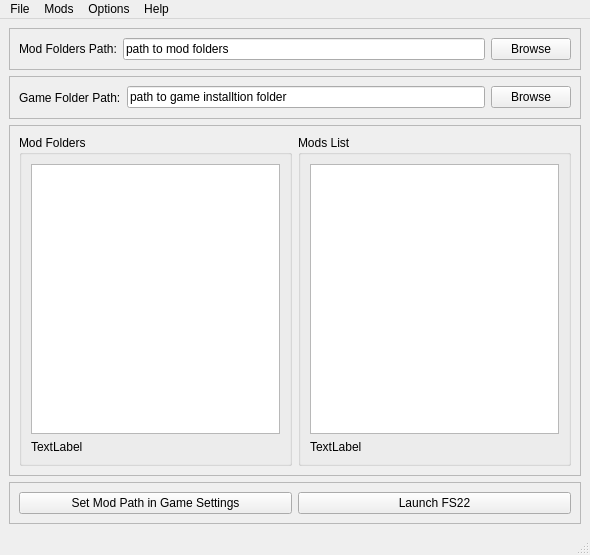
<?xml version="1.0" encoding="UTF-8"?>
<ui version="4.0">
 <class>MainWindow</class>
 <widget class="QMainWindow" name="MainWindow">
  <property name="geometry">
   <rect>
    <x>0</x>
    <y>0</y>
    <width>590</width>
    <height>555</height>
   </rect>
  </property>
  <property name="windowTitle">
   <string>FS Mods Folder Manager</string>
  </property>
  <property name="windowIcon">
   <iconset>
    <normaloff>../../.designer/backup/icon/icon_16x16.gif</normaloff>../../.designer/backup/icon/icon_16x16.gif</iconset>
  </property>
  <widget class="QWidget" name="centralwidget">
   <layout class="QVBoxLayout" name="verticalLayout">
    <item>
     <widget class="QFrame" name="fmeModFolders">
      <property name="frameShape">
       <enum>QFrame::StyledPanel</enum>
      </property>
      <property name="frameShadow">
       <enum>QFrame::Raised</enum>
      </property>
      <layout class="QHBoxLayout" name="horizontalLayout_2">
       <item>
        <widget class="QLabel" name="lblModFolders">
         <property name="text">
          <string>Mod Folders Path:</string>
         </property>
        </widget>
       </item>
       <item>
        <widget class="QLineEdit" name="txtModFolders">
         <property name="text">
          <string>path to mod folders</string>
         </property>
         <property name="readOnly">
          <bool>true</bool>
         </property>
        </widget>
       </item>
       <item>
        <widget class="QPushButton" name="btnBrowseModPath">
         <property name="text">
          <string>Browse</string>
         </property>
        </widget>
       </item>
      </layout>
     </widget>
    </item>
    <item>
     <widget class="QFrame" name="fmeGamePath">
      <property name="minimumSize">
       <size>
        <width>0</width>
        <height>43</height>
       </size>
      </property>
      <property name="frameShape">
       <enum>QFrame::StyledPanel</enum>
      </property>
      <property name="frameShadow">
       <enum>QFrame::Raised</enum>
      </property>
      <layout class="QHBoxLayout" name="horizontalLayout_3">
       <item>
        <widget class="QLabel" name="lblGamePath">
         <property name="text">
          <string>Game Folder Path:</string>
         </property>
        </widget>
       </item>
       <item>
        <widget class="QLineEdit" name="txtGamePath">
         <property name="text">
          <string>path to game installtion folder</string>
         </property>
         <property name="readOnly">
          <bool>true</bool>
         </property>
        </widget>
       </item>
       <item>
        <widget class="QPushButton" name="btnBrowseGamePath">
         <property name="text">
          <string>Browse</string>
         </property>
        </widget>
       </item>
      </layout>
     </widget>
    </item>
    <item>
     <widget class="QFrame" name="fmeLists">
      <property name="frameShape">
       <enum>QFrame::StyledPanel</enum>
      </property>
      <property name="frameShadow">
       <enum>QFrame::Raised</enum>
      </property>
      <layout class="QHBoxLayout" name="horizontalLayout">
       <item>
        <widget class="QGroupBox" name="grpModFolders">
         <property name="sizePolicy">
          <sizepolicy hsizetype="Maximum" vsizetype="Preferred">
           <horstretch>0</horstretch>
           <verstretch>0</verstretch>
          </sizepolicy>
         </property>
         <property name="title">
          <string>Mod Folders</string>
         </property>
         <layout class="QVBoxLayout" name="verticalLayout_2">
          <item>
           <widget class="QListWidget" name="lstModFolders">
            <property name="font">
             <font>
              <family>Courier New</family>
             </font>
            </property>
            <property name="contextMenuPolicy">
             <enum>Qt::CustomContextMenu</enum>
            </property>
            <property name="acceptDrops">
             <bool>false</bool>
            </property>
            <property name="dragEnabled">
             <bool>false</bool>
            </property>
            <property name="dragDropMode">
             <enum>QAbstractItemView::InternalMove</enum>
            </property>
           </widget>
          </item>
          <item>
           <widget class="QLabel" name="lblModFolderCount">
            <property name="text">
             <string>TextLabel</string>
            </property>
           </widget>
          </item>
         </layout>
        </widget>
       </item>
       <item>
        <widget class="QGroupBox" name="grpModsList">
         <property name="title">
          <string>Mods List</string>
         </property>
         <layout class="QVBoxLayout" name="verticalLayout_3">
          <item>
           <widget class="QListWidget" name="lstModsList">
            <property name="font">
             <font>
              <family>Courier New</family>
             </font>
            </property>
            <property name="contextMenuPolicy">
             <enum>Qt::CustomContextMenu</enum>
            </property>
            <property name="acceptDrops">
             <bool>false</bool>
            </property>
            <property name="dragEnabled">
             <bool>false</bool>
            </property>
            <property name="dragDropMode">
             <enum>QAbstractItemView::InternalMove</enum>
            </property>
           </widget>
          </item>
          <item>
           <widget class="QLabel" name="lblModsListCount">
            <property name="text">
             <string>TextLabel</string>
            </property>
           </widget>
          </item>
         </layout>
        </widget>
       </item>
      </layout>
     </widget>
    </item>
    <item>
     <widget class="QFrame" name="fmeLauncher">
      <property name="layoutDirection">
       <enum>Qt::RightToLeft</enum>
      </property>
      <property name="frameShape">
       <enum>QFrame::StyledPanel</enum>
      </property>
      <property name="frameShadow">
       <enum>QFrame::Raised</enum>
      </property>
      <layout class="QHBoxLayout" name="horizontalLayout_4">
       <item>
        <widget class="QPushButton" name="btnLaunchFS22">
         <property name="text">
          <string>Launch FS22</string>
         </property>
        </widget>
       </item>
       <item>
        <widget class="QPushButton" name="btnSetModPath">
         <property name="text">
          <string>Set Mod Path in Game Settings</string>
         </property>
        </widget>
       </item>
      </layout>
     </widget>
    </item>
   </layout>
  </widget>
  <widget class="QMenuBar" name="menubar">
   <property name="geometry">
    <rect>
     <x>0</x>
     <y>0</y>
     <width>590</width>
     <height>21</height>
    </rect>
   </property>
   <widget class="QMenu" name="menuFile">
    <property name="title">
     <string>File</string>
    </property>
    <addaction name="separator"/>
    <addaction name="mnFileExit"/>
   </widget>
   <widget class="QMenu" name="menuHelp">
    <property name="title">
     <string>Help</string>
    </property>
    <addaction name="mnuHelpHelp"/>
    <addaction name="separator"/>
    <addaction name="mnuHelpAbout"/>
   </widget>
   <widget class="QMenu" name="menuMods">
    <property name="title">
     <string>Mods</string>
    </property>
    <addaction name="mnuModsAddFolder"/>
    <addaction name="mnuModsRemoveFolder"/>
    <addaction name="separator"/>
    <addaction name="mnuModsAddItem"/>
    <addaction name="mnuModsRemoveItem"/>
    <addaction name="separator"/>
    <addaction name="mnuCopyMods"/>
   </widget>
   <widget class="QMenu" name="menuOptions">
    <property name="title">
     <string>Options</string>
    </property>
    <addaction name="mnuOptClickToLaunch"/>
    <addaction name="mnuOptOverrideActive"/>
    <addaction name="mnuOptAskBeforeUpdate"/>
    <addaction name="separator"/>
    <addaction name="mnuOptShowOptions"/>
   </widget>
   <addaction name="menuFile"/>
   <addaction name="menuMods"/>
   <addaction name="menuOptions"/>
   <addaction name="menuHelp"/>
  </widget>
  <widget class="QStatusBar" name="statusbar"/>
  <action name="mnuFileOpen">
   <property name="text">
    <string>&amp;Open</string>
   </property>
   <property name="toolTip">
    <string>Open a check list file</string>
   </property>
   <property name="shortcut">
    <string/>
   </property>
   <property name="shortcutContext">
    <enum>Qt::WindowShortcut</enum>
   </property>
  </action>
  <action name="mnuFileSave">
   <property name="text">
    <string>&amp;Save</string>
   </property>
   <property name="toolTip">
    <string>Save current check list file</string>
   </property>
  </action>
  <action name="mnFileExit">
   <property name="text">
    <string>E&amp;xit</string>
   </property>
   <property name="toolTip">
    <string>Exit check list editor</string>
   </property>
  </action>
  <action name="mnuHelpAbout">
   <property name="text">
    <string>&amp;About</string>
   </property>
   <property name="toolTip">
    <string>About the check list editor</string>
   </property>
  </action>
  <action name="mnuFileSaveAs">
   <property name="text">
    <string>Save &amp;As...</string>
   </property>
   <property name="toolTip">
    <string>Save current file as...</string>
   </property>
  </action>
  <action name="mnuFileNew">
   <property name="text">
    <string>&amp;New</string>
   </property>
   <property name="toolTip">
    <string>Create a new check list file</string>
   </property>
  </action>
  <action name="mnuListReverseChecklist">
   <property name="text">
    <string>&amp;Reverse Check List</string>
   </property>
   <property name="iconText">
    <string>&amp;Reverse Check List</string>
   </property>
   <property name="toolTip">
    <string>Reverse the currently selected check list</string>
   </property>
  </action>
  <action name="mnuHelpHelp">
   <property name="text">
    <string>&amp;Help</string>
   </property>
  </action>
  <action name="mnuListRenumberChecklist">
   <property name="text">
    <string>Renu&amp;mber Check List</string>
   </property>
   <property name="toolTip">
    <string>Renumber the selected check list</string>
   </property>
  </action>
  <action name="mnuListReverseHeadings">
   <property name="text">
    <string>Reverse &amp;Headings list</string>
   </property>
   <property name="toolTip">
    <string>Reverse the list of headings</string>
   </property>
  </action>
  <action name="mnuFileAddFolder">
   <property name="text">
    <string>Add Mod Folder</string>
   </property>
  </action>
  <action name="mnuFIleDeleteFolder">
   <property name="text">
    <string>Delete Mod Folder</string>
   </property>
  </action>
  <action name="mnuModsAddFolder">
   <property name="text">
    <string>&amp;Add Folder to List</string>
   </property>
  </action>
  <action name="mnuModsRemoveFolder">
   <property name="text">
    <string>&amp;Remove Selected Folder</string>
   </property>
  </action>
  <action name="mnuModsAddItem">
   <property name="text">
    <string>Add Mod to List</string>
   </property>
  </action>
  <action name="mnuModsRemoveItem">
   <property name="text">
    <string>Remove Selected Mod</string>
   </property>
  </action>
  <action name="mnuOptClickToLaunch">
   <property name="checkable">
    <bool>true</bool>
   </property>
   <property name="checked">
    <bool>false</bool>
   </property>
   <property name="text">
    <string>Double Click Folder to Launch</string>
   </property>
  </action>
  <action name="mnuOptShowOptions">
   <property name="text">
    <string>Open Options File</string>
   </property>
   <property name="toolTip">
    <string>Open options file in notepad</string>
   </property>
  </action>
  <action name="mnuCopyMods">
   <property name="text">
    <string>Copy Mods to Selected Folder</string>
   </property>
  </action>
  <action name="mnuOptOverrideActive">
   <property name="checkable">
    <bool>true</bool>
   </property>
   <property name="checked">
    <bool>false</bool>
   </property>
   <property name="text">
    <string>Mod Folder Override Active</string>
   </property>
  </action>
  <action name="mnuOptAskBeforeUpdate">
   <property name="checkable">
    <bool>true</bool>
   </property>
   <property name="text">
    <string>Ask Before Updating XML</string>
   </property>
  </action>
 </widget>
 <resources/>
 <connections>
  <connection>
   <sender>mnFileExit</sender>
   <signal>triggered()</signal>
   <receiver>MainWindow</receiver>
   <slot>close()</slot>
   <hints>
    <hint type="sourcelabel">
     <x>-1</x>
     <y>-1</y>
    </hint>
    <hint type="destinationlabel">
     <x>300</x>
     <y>236</y>
    </hint>
   </hints>
  </connection>
 </connections>
</ui>
